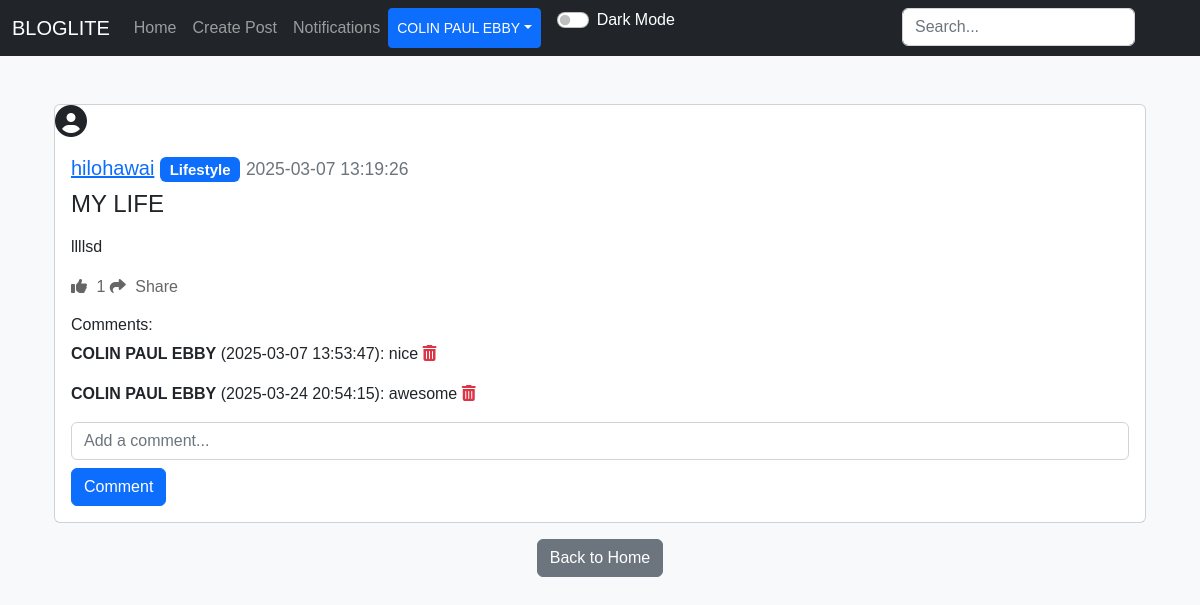
The page /post/11 (signed in) on the database its author committed.
### applicaton/models.py (models this page shows)
class User(db.Model, UserMixin):
    id = db.Column(db.Integer, primary_key=True)
    email = db.Column(db.String(150), unique=True)
    username = db.Column(db.String(150), unique=True)
    password = db.Column(db.String(150))
    date_created = db.Column(db.DateTime(timezone=True), default=func.now())
    profile_picture = db.Column(db.String(150), nullable=True)
    posts = db.relationship("Post", backref="user", cascade="all, delete")
    comments = db.relationship("Comment", backref="user", cascade="all, delete")
    likes = db.relationship("Like", backref="user", cascade="all, delete")
    followers = db.relationship("Follower", foreign_keys=[Follower.user_id], backref="followed_user", lazy="dynamic")
    following = db.relationship("Follower", foreign_keys=[Follower.follower_id], backref="follower", lazy="dynamic")
    notifications = db.relationship("Notification", backref="user", cascade="all, delete", lazy="dynamic")

class Category(db.Model):
    id = db.Column(db.Integer, primary_key=True)
    name = db.Column(db.String(50), unique=True, nullable=False)
    posts = db.relationship("Post", backref="category", cascade="all, delete")

class Post(db.Model):
    id = db.Column(db.Integer, primary_key=True)
    title = db.Column(db.String(150), nullable=False)  # Add title field
    text = db.Column(db.Text, nullable=False)
    date_created = db.Column(db.DateTime(timezone=True), default=func.now())
    author = db.Column(db.Integer, db.ForeignKey('user.id'), nullable=False)
    category_id = db.Column(db.Integer, db.ForeignKey('category.id'), nullable=True)
    comments = db.relationship("Comment", backref="post", cascade="all, delete")
    likes = db.relationship("Like", backref="post", cascade="all, delete")

class Comment(db.Model):
    id = db.Column(db.Integer, primary_key=True)
    text = db.Column(db.String(20), nullable=False)
    date_created = db.Column(db.DateTime(timezone=True), default=func.now())
    author = db.Column(db.Integer, db.ForeignKey('user.id'), nullable=False)
    post_id = db.Column(db.Integer, db.ForeignKey('post.id'), nullable=False)

### applicaton/views.py (the view)
@views.route("/post/<id>")
@login_required
def view_post(id):
    post = Post.query.get(id)
    if not post:
        flash("Post does not exist", category="error")
        return redirect(url_for('views.home'))
    return render_template("view_post.html", user=current_user, post=post, User=User)

### applicaton/templates/view_post.html (shortened to what this page needs)
{% extends "nav.html" %}
{% block content %}
<div class="container mt-5">
    <div class="card mb-3">
        <div class="profile-pic-container mr-3">
            {% if post.user.profile_picture %}
                <img src="{{ url_for('static', filename='uploads/' + post.user.profile_picture) }}" alt="Profile Picture" class="profile-pic">
            {% else %}
                <i class="fas fa-user-circle fa-2x"></i>
            {% endif %}
        </div>
        <div class="card-body">
            <h5 class="card-title">
                <a href="{{ url_for('views.post', username=post.user.username) }}">{{ post.user.username }}</a>
                {% if post.category %}
                    <span class="badge bg-primary">{{ post.category.name }}</span>
                {% endif %}
                <small class="text-muted">{{ post.date_created }}</small>
            </h5>
            <h4>{{ post.title }}</h4>
            <p class="card-text">{{ post.text | safe }}</p>
            <div>
                <a href="#" class="like-btn" data-post-id="{{ post.id }}">
                    <i class="fas fa-thumbs-up"></i> <span class="like-count">{{ post.likes|length }}</span>
                </a>
                <a href="#" class="share-btn ml-3" data-post-id="{{ post.id }}" data-bs-toggle="modal" data-bs-target="#shareModal">
                    <i class="fas fa-share"></i> Share
                </a>
            </div>
            <h6 class="mt-3">Comments:</h6>
            <div id="comments">
                {% for comment in post.comments %}
                    <p id="comment-{{ comment.id }}">
                        <strong>{{ comment.user.username }}</strong> ({{ comment.date_created }}): {{ comment.text }}
                        {% if current_user.id == comment.author or current_user.id == post.author %}
                            <a href="#" class="delete-comment text-danger ml-2" data-comment-id="{{ comment.id }}">
                                <i class="fas fa-trash-alt"></i>
                            </a>
                        {% endif %}
                    </p>
                {% endfor %}
            </div>
            <form id="comment-form" method="POST">
                <div class="form-group">
                    <input type="text" name="text" id="comment-text" class="form-control" placeholder="Add a comment...">
                    <button type="submit" class="btn btn-primary mt-2">Comment</button>
                </div>
            </form>
        </div>
    </div>
    <div align="center">
        <a href="{{ url_for('views.home') }}"><button type="button" class="btn btn-secondary">Back to Home</button></a>
    </div>
</div>
{% endblock %}

### applicaton/templates/nav.html (shortened to what this page needs)
<!DOCTYPE html>
<html lang="en">
<head>
  <link href="https://cdn.jsdelivr.net/npm/bootstrap@5.2.3/dist/css/bootstrap.min.css" rel="stylesheet">
  <link rel="stylesheet" href="https://code.jquery.com/ui/1.12.1/themes/base/jquery-ui.css">
  <link rel="stylesheet" href="{{ url_for('static', filename='style.css') }}">
</head>
<body>
  <nav class="navbar navbar-expand-lg navbar-dark bg-dark">
    <div class="container-fluid">
      <a class="navbar-brand" href="/home">BLOGLITE</a>
      <div class="collapse navbar-collapse" id="navbar">
        <div class="navbar-nav">
          <a class="nav-item nav-link" href="/home">Home</a>
          {% if user.is_authenticated %}
            <a class="nav-item nav-link" href="/create-post">Create Post</a>
            <a class="nav-item nav-link" href="/notifications">Notifications</a>
            <div style="position: absolute; right: 57px;">
              <form action="{{ url_for('views.search') }}" method="POST" class="d-flex" role="search">
                <input type="search" placeholder="Search..." name="query" class="form-control me-2" id="search-input">
              </form>
            </div>
            <div class="btn-group">
              <button type="button" class="btn btn-sm btn-primary dropdown-toggle" data-bs-toggle="dropdown">{{ user.username }}</button>
            </div>
          {% else %}
            <a class="nav-item nav-link" href="/login">Login</a>
            <a class="nav-item nav-link" href="/sign-up">Sign Up</a>
          {% endif %}
          <div class="form-check form-switch ms-3">
            <input class="form-check-input" type="checkbox" id="darkModeToggle" onclick="toggleDarkMode()">
            <label class="form-check-label text-white" for="darkModeToggle">Dark Mode</label>
          </div>
        </div>
      </div>
    </div>
  </nav>
  <div class="container">{% block content %}{% endblock %}</div>
  </body>
  </html>
</body>
</html>

### applicaton/static/style.css (style rules this page uses)
body { background-color: #f8f9fa; font-family: Arial, sans-serif; }
.profile-pic-container { display: inline-block; vertical-align: middle; margin-right: 10px; }
.like-btn { color: #666; text-decoration: none; transition: color 0.3s ease; }
.like-btn i { margin-right: 5px; }
.share-btn { color: #666; text-decoration: none; transition: color 0.3s ease; }
.share-btn i { margin-right: 5px; }

### rows shown on the page
User: username "COLIN PAUL EBBY"
User: user.username "hilohawai"
Category: category.name "Lifestyle"
Post: date_created "2025-03-07 13:19:26", title "MY LIFE", text "llllsd"
Comment: user.username "COLIN PAUL EBBY", date_created "2025-03-07 13:53:47", text "nice"
Comment: user.username "COLIN PAUL EBBY", date_created "2025-03-24 20:54:15", text "awesome"

### other values the page prints
{{ post.likes|length }} "1"
